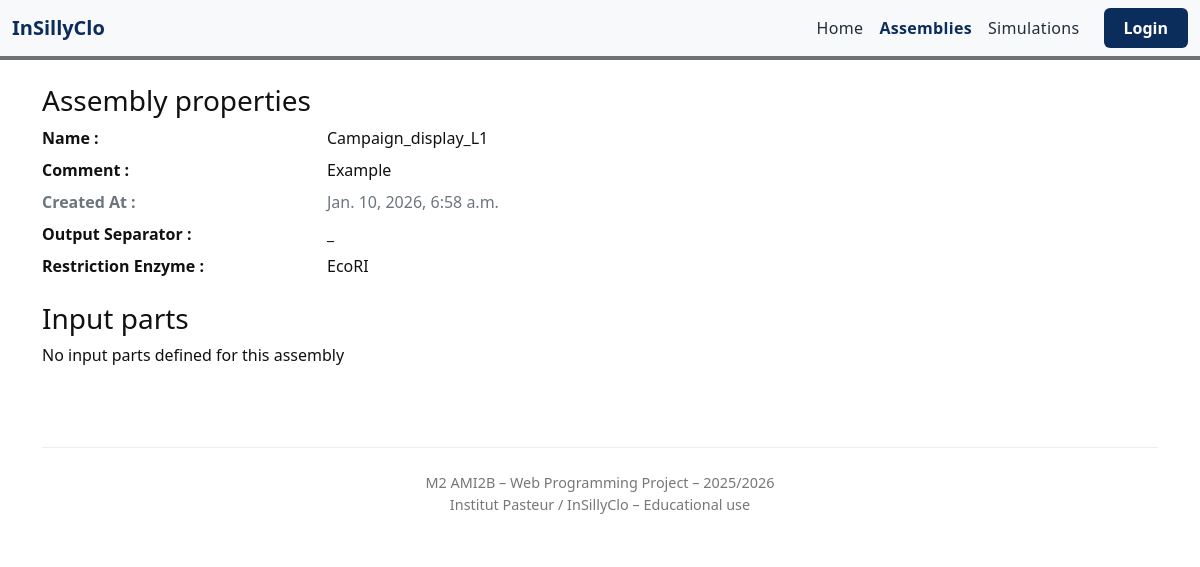
Screenshot of /campaigns/simulator/browse/2/ with the database file from the repository.
### campaigns/models.py (models this page shows)
class Assembly(models.Model):
    name = models.CharField(max_length=200)
    comment = models.TextField()
    creation_date = models.DateTimeField("Created At")
    separator = models.CharField(max_length=20)
    restriction_enzyme = models.CharField(max_length=50)
    file_name = models.CharField(max_length=255, blank=True, null=True)

### campaigns/views.py (the view)
# urls.py: path('simulator/browse/<int:pk>/', views.assembly_detail, name='assembly_detail'),
def assembly_detail(request, pk):
    assembly = get_object_or_404(Assembly, id=pk)
    input_parts = assembly.inputparts_set.prefetch_related("allowed_types")
    return render(
        request,
        "campaigns/assembly_details.html",
        {
            "assembly": assembly,
            "input_parts": input_parts,
            "active_page": "browse",
        },
    )

### campaigns/templates/campaigns/assembly_details.html (shortened to what this page needs)
{% load static %}
<!DOCTYPE html>
<html lang="en">
<head>
    <link href="https://cdn.jsdelivr.net/npm/bootstrap@5.3.2/dist/css/bootstrap.min.css" rel="stylesheet">
    <link href="https://cdn.jsdelivr.net/npm/bootstrap-icons@1.10.5/font/bootstrap-icons.css" rel="stylesheet">
    <link rel="stylesheet" href="{% static 'frontend/styles.css' %}">
</head>
<body class="d-flex flex-column min-vh-100">
{% include 'frontend/navbar.html' %}
<main class="flex-grow-1">
  <div class="container py-4">
<h3>Assembly properties</h3>
<dl class="row">
  <dt class="col-12 col-md-3">Name :</dt>
  <dd class="col-12 col-md-9">
    {{ assembly.name }}
  </dd>
  <dt class="col-12 col-md-3">Comment :</dt>
  <dd class="col-12 col-md-9">
    {{ assembly.comment|default:"—" }}
  </dd>
  <dt class="col-12 col-md-3 text-secondary">Created At :</dt>
  <dd class="col-12 col-md-9 text-secondary">
    {{ assembly.creation_date }}
  </dd>
  <dt class="col-12 col-md-3">Output Separator :</dt>
  <dd class="col-12 col-md-9">
    {{ assembly.separator|default:"—" }}
  </dd>
  <dt class="col-12 col-md-3">Restriction Enzyme :</dt>
  <dd class="col-12 col-md-9">
    {{ assembly.restriction_enzyme|default:"—" }}
  </dd>
</dl>
<h3>Input parts</h3>
{% if input_parts %}
  {% for part in input_parts %}
    <div class="card context-designer border-designer mb-3">
      <div class="card-body row">
        <div class="col-12 col-xl-2 col-lg-3 col-md-3 me-md-4">
          <div class="text-designer fw-bolder">
            {{ part.part_name }}
            {% if part.mandatory %}
              <span class="text-danger">*</span>
            {% endif %}
          </div>
        </div>
        <div class="col border-10 border-start border-auto ps-md-4">
            <div class="d-block">
                    {% if part.mandatory %}
                        The input part is <b>mandatory</b>
                    {% else %}
                        The input part is <b>optional</b>
                    {% endif %}
                </div>
                {% if part.typed %}
                <div class="d-block">
                    The input part is <b>typed</b>
                </div>
                {% endif %}
                {% if part.separator %}
                <div class="d-block">
                    <span class="fw-bolder">Subpart Separator:</span>
                    {{ part.separator }}
                </div>
                {% endif %}
          {% if part.allowed_types.exists %}
            <div class="d-block mt-1">
              <span class="fw-bolder">Allowed types:</span>
              {% for t in part.allowed_types.all %}
                <span class="border border-1 border-designer
                             rounded-5 px-3 mx-1 bg-designer-light">
                  {{ t.type_name }}
                </span>
              {% endfor %}
            </div>
          {% endif %}
        </div>
      </div>
    </div>
  {% endfor %}
{% else %}
  <div class="placeholder-box">
    No input parts defined for this assembly
  </div>
{% endif %}
{% include 'frontend/footer.html' %}
</body>
</html>

### frontend/static/frontend/styles.css (style rules this page uses)
body { background-color: #fff; color: #111; }

### rows the page displays
Assembly: name "Campaign_display_L1", comment "Example", creation_date "Jan. 10, 2026, 6:58 a.m.", separator "_", restriction_enzyme "EcoRI"
